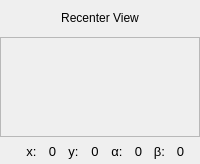
                             <widget class="QFrame" name="frame_recenter_image">
                              <property name="minimumSize">
                               <size>
                                <width>0</width>
                                <height>0</height>
                               </size>
                              </property>
                              <property name="frameShape">
                               <enum>QFrame::NoFrame</enum>
                              </property>
                              <property name="frameShadow">
                               <enum>QFrame::Raised</enum>
                              </property>
                              <layout class="QVBoxLayout" name="verticalLayout_11">
                               <property name="spacing">
                                <number>2</number>
                               </property>
                               <property name="leftMargin">
                                <number>0</number>
                               </property>
                               <property name="topMargin">
                                <number>0</number>
                               </property>
                               <property name="rightMargin">
                                <number>0</number>
                               </property>
                               <property name="bottomMargin">
                                <number>0</number>
                               </property>
                               <item>
                                <widget class="QLabel" name="label_title_recenter">
                                 <property name="minimumSize">
                                  <size>
                                   <width>0</width>
                                   <height>35</height>
                                  </size>
                                 </property>
                                 <property name="maximumSize">
                                  <size>
                                   <width>16777215</width>
                                   <height>35</height>
                                  </size>
                                 </property>
                                 <property name="styleSheet">
                                  <string notr="true"/>
                                 </property>
                                 <property name="frameShape">
                                  <enum>QFrame::NoFrame</enum>
                                 </property>
                                 <property name="text">
                                  <string>Recenter View</string>
                                 </property>
                                 <property name="alignment">
                                  <set>Qt::AlignCenter</set>
                                 </property>
                                </widget>
                               </item>
                               <item>
                                <widget class="QFrame" name="frame_image_recenter">
                                 <property name="minimumSize">
                                  <size>
                                   <width>0</width>
                                   <height>100</height>
                                  </size>
                                 </property>
                                 <property name="maximumSize">
                                  <size>
                                   <width>16777215</width>
                                   <height>16777215</height>
                                  </size>
                                 </property>
                                 <property name="styleSheet">
                                  <string notr="true"/>
                                 </property>
                                 <property name="frameShape">
                                  <enum>QFrame::StyledPanel</enum>
                                 </property>
                                 <property name="frameShadow">
                                  <enum>QFrame::Raised</enum>
                                 </property>
                                 <layout class="QHBoxLayout" name="horizontalLayout_22">
                                  <property name="spacing">
                                   <number>0</number>
                                  </property>
                                  <property name="leftMargin">
                                   <number>0</number>
                                  </property>
                                  <property name="topMargin">
                                   <number>0</number>
                                  </property>
                                  <property name="rightMargin">
                                   <number>0</number>
                                  </property>
                                  <property name="bottomMargin">
                                   <number>0</number>
                                  </property>
                                  <item>
                                   <widget class="QLabel" name="label_image_recenter">
                                    <property name="maximumSize">
                                     <size>
                                      <width>175</width>
                                      <height>45</height>
                                     </size>
                                    </property>
                                    <property name="mouseTracking">
                                     <bool>true</bool>
                                    </property>
                                    <property name="frameShape">
                                     <enum>QFrame::NoFrame</enum>
                                    </property>
                                    <property name="text">
                                     <string/>
                                    </property>
                                    <property name="pixmap">
                                     <pixmap>../../../../.designer/icon_2/VLC_Icon.svg</pixmap>
                                    </property>
                                    <property name="scaledContents">
                                     <bool>true</bool>
                                    </property>
                                    <property name="alignment">
                                     <set>Qt::AlignCenter</set>
                                    </property>
                                   </widget>
                                  </item>
                                 </layout>
                                </widget>
                               </item>
                               <item>
                                <widget class="QFrame" name="frame_pointer_in_recenter_frame">
                                 <property name="minimumSize">
                                  <size>
                                   <width>0</width>
                                   <height>25</height>
                                  </size>
                                 </property>
                                 <property name="maximumSize">
                                  <size>
                                   <width>320</width>
                                   <height>25</height>
                                  </size>
                                 </property>
                                 <property name="font">
                                  <font>
                                   <family>Segoe UI</family>
                                   <pointsize>10</pointsize>
                                   <weight>50</weight>
                                   <italic>false</italic>
                                   <bold>false</bold>
                                  </font>
                                 </property>
                                 <property name="frameShape">
                                  <enum>QFrame::NoFrame</enum>
                                 </property>
                                 <property name="frameShadow">
                                  <enum>QFrame::Raised</enum>
                                 </property>
                                 <layout class="QHBoxLayout" name="horizontalLayout_46">
                                  <property name="spacing">
                                   <number>2</number>
                                  </property>
                                  <property name="leftMargin">
                                   <number>2</number>
                                  </property>
                                  <property name="topMargin">
                                   <number>0</number>
                                  </property>
                                  <property name="rightMargin">
                                   <number>10</number>
                                  </property>
                                  <property name="bottomMargin">
                                   <number>0</number>
                                  </property>
                                  <item>
                                   <widget class="QLabel" name="label_19">
                                    <property name="minimumSize">
                                     <size>
                                      <width>15</width>
                                      <height>0</height>
                                     </size>
                                    </property>
                                    <property name="maximumSize">
                                     <size>
                                      <width>18</width>
                                      <height>15</height>
                                     </size>
                                    </property>
                                    <property name="frameShape">
                                     <enum>QFrame::NoFrame</enum>
                                    </property>
                                    <property name="text">
                                     <string/>
                                    </property>
                                    <property name="scaledContents">
                                     <bool>true</bool>
                                    </property>
                                   </widget>
                                  </item>
                                  <item>
                                   <widget class="QLabel" name="label_50">
                                    <property name="minimumSize">
                                     <size>
                                      <width>15</width>
                                      <height>0</height>
                                     </size>
                                    </property>
                                    <property name="maximumSize">
                                     <size>
                                      <width>16777215</width>
                                      <height>16777215</height>
                                     </size>
                                    </property>
                                    <property name="font">
                                     <font>
                                      <family>Segoe UI</family>
                                      <pointsize>10</pointsize>
                                      <weight>50</weight>
                                      <italic>false</italic>
                                      <bold>false</bold>
                                     </font>
                                    </property>
                                    <property name="frameShape">
                                     <enum>QFrame::NoFrame</enum>
                                    </property>
                                    <property name="text">
                                     <string>x:</string>
                                    </property>
                                    <property name="alignment">
                                     <set>Qt::AlignCenter</set>
                                    </property>
                                   </widget>
                                  </item>
                                  <item>
                                   <widget class="QLabel" name="label_pos_x">
                                    <property name="text">
                                     <string>0</string>
                                    </property>
                                    <property name="alignment">
                                     <set>Qt::AlignCenter</set>
                                    </property>
                                   </widget>
                                  </item>
                                  <item>
                                   <widget class="QLabel" name="label_51">
                                    <property name="minimumSize">
                                     <size>
                                      <width>18</width>
                                      <height>0</height>
                                     </size>
                                    </property>
                                    <property name="maximumSize">
                                     <size>
                                      <width>16777215</width>
                                      <height>16777215</height>
                                     </size>
                                    </property>
                                    <property name="font">
                                     <font>
                                      <family>Segoe UI</family>
                                      <pointsize>10</pointsize>
                                      <weight>50</weight>
                                      <italic>false</italic>
                                      <bold>false</bold>
                                     </font>
                                    </property>
                                    <property name="frameShape">
                                     <enum>QFrame::NoFrame</enum>
                                    </property>
                                    <property name="text">
                                     <string>y:</string>
                                    </property>
                                    <property name="alignment">
                                     <set>Qt::AlignCenter</set>
                                    </property>
                                   </widget>
                                  </item>
                                  <item>
                                   <widget class="QLabel" name="label_pos_y">
                                    <property name="text">
                                     <string>0</string>
                                    </property>
                                    <property name="alignment">
                                     <set>Qt::AlignCenter</set>
                                    </property>
                                   </widget>
                                  </item>
                                  <item>
                                   <widget class="QLabel" name="label_52">
                                    <property name="minimumSize">
                                     <size>
                                      <width>20</width>
                                      <height>0</height>
                                     </size>
                                    </property>
                                    <property name="maximumSize">
                                     <size>
                                      <width>16777215</width>
                                      <height>16777215</height>
                                     </size>
                                    </property>
                                    <property name="frameShape">
                                     <enum>QFrame::NoFrame</enum>
                                    </property>
                                    <property name="text">
                                     <string>α:</string>
                                    </property>
                                    <property name="alignment">
                                     <set>Qt::AlignCenter</set>
                                    </property>
                                   </widget>
                                  </item>
                                  <item>
                                   <widget class="QLabel" name="label_alpha">
                                    <property name="text">
                                     <string>0</string>
                                    </property>
                                    <property name="alignment">
                                     <set>Qt::AlignCenter</set>
                                    </property>
                                   </widget>
                                  </item>
                                  <item>
                                   <widget class="QLabel" name="label_53">
                                    <property name="minimumSize">
                                     <size>
                                      <width>18</width>
                                      <height>0</height>
                                     </size>
                                    </property>
                                    <property name="maximumSize">
                                     <size>
                                      <width>16777215</width>
                                      <height>16777215</height>
                                     </size>
                                    </property>
                                    <property name="frameShape">
                                     <enum>QFrame::NoFrame</enum>
                                    </property>
                                    <property name="text">
                                     <string>β:</string>
                                    </property>
                                    <property name="alignment">
                                     <set>Qt::AlignCenter</set>
                                    </property>
                                   </widget>
                                  </item>
                                  <item>
                                   <widget class="QLabel" name="label_beta">
                                    <property name="text">
                                     <string>0</string>
                                    </property>
                                    <property name="alignment">
                                     <set>Qt::AlignCenter</set>
                                    </property>
                                   </widget>
                                  </item>
                                 </layout>
                                </widget>
                               </item>
                              </layout>
                             </widget>
